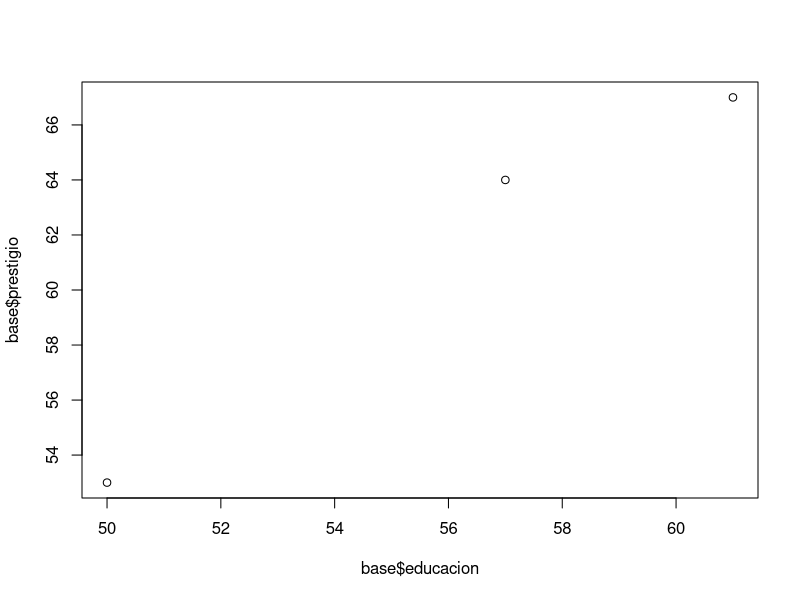
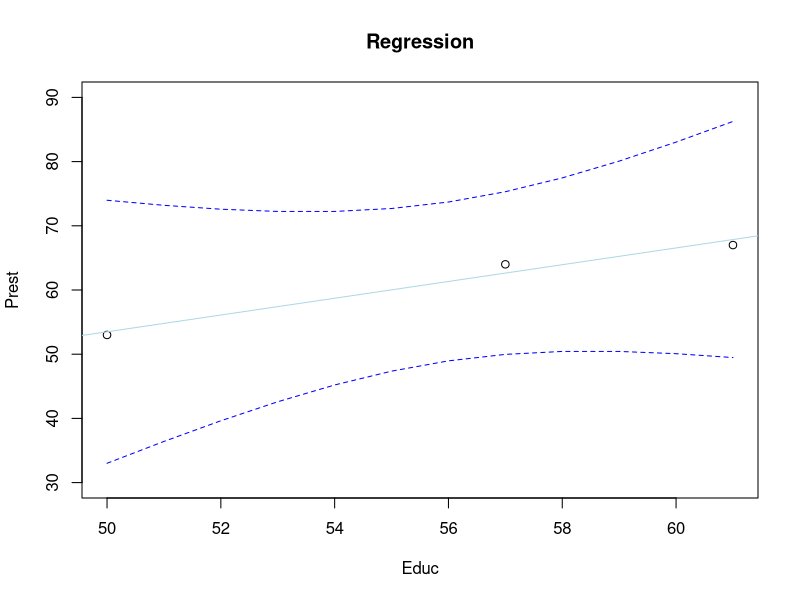

Source code (R) for these figures, in order:
# Introducción a modelos lineales: Qué es OLS?

#######################################################
# Cual es la relacion entre educacion y prestigio? 
#######################################################

# Creemos una base de datos imaginaria
base = data.frame(
        nombre = c("Pedro", "Juan", "Diego"),
        educacion = c(57,50,61), # vector de educacion
        prestigio = c(64,53,67)
        )

base # veamos como se ve nuestra base de datos.

# ahora veamos la relacion que existe entre ambas variables. 
plot(base$educacion,base$prestigio) # Que tipo de relacion es esta? Positiva? Negativa?

# Ahora creemos un modelo, es decir, estimemos beta_1
modelo = lm(prestigio ~ educacion, data = base)

modelo # veamos que nos dice nuestro "modelo"
# interpretacion: Siempre partimos con nuestra X. Por cada unidad que subimos nuestra x (educacion), subimos beta_1 en nuestra y (prestigio). Supongamos que educacion esta medido en meses y prestigio en puntos. Esta sera nuestra unidad de medida. Es decir, si subo un mes de educacion, subo en prestigio 1.306 puntos. (Y ahi esta nuestra relacion positiva).


# a) Por que se llama "modelo"? Pista: esta es la parte mas "artistica" de la estadistica. 
# b) Analogia del mapa.

# cuan bien funciona nuestro modelo? Ocupemos el comando "predict" ("predecir" en espanol).
predict(modelo)
# Aqui vemos lo siguiente

# Lo que observamos:
# Pedro tenia 64, pero nuestro modelo predice 62.63
# Juan tenia 53, pero nuestro modelo predice 53.49
# Diego tenia 67, pero nuestro modelo predice 67.85

# Discutir: Es esto "suficientemente bueno"?

# El concepto de "error". La diferencia entre lo que observamos y lo que modelamos. Derivar algeibraicamente.

#######################################################
# Modelo OLS en matriz.
#######################################################

# vector para el error. Algebra simple...pero con comandos.
base$error <- c(
        base$prestigio[1] - as.numeric(modelo$coefficients[1]) - (base$educacion[1] * as.numeric(modelo$coefficients[2])),
        base$prestigio[2] - as.numeric(modelo$coefficients[1]) - (base$educacion[2] * as.numeric(modelo$coefficients[2])),
        base$prestigio[3] - as.numeric(modelo$coefficients[1]) - (base$educacion[3] * as.numeric(modelo$coefficients[2]))
        )

# vector para el intercepto. Ojo: es un intercepto para todos. Por eso no esta indexado.
base$intercepto <- c(
        as.numeric(
                modelo$coefficients[1]
                )
        )

# vector para el beta. Ojo: es un beta para todos. Por eso no esta indexado.
base$beta1 <- c(
        as.numeric(
                modelo$coefficients[2]
        )
)

base # llamemos al a base.

#######################################################
# Prediccion
#######################################################

x=base$educacion # crea objeto

y=base$prestigio  # crea objeto

lm.out <- lm(y ~ x) # estima modelo de nuevo. el mismo modelo.
newx = seq(min(x),max(x),by = 1) # crea sequencia de numeros para el rango X del grafico
conf_interval <- predict(lm.out, newdata=data.frame(x=newx), interval="confidence",
                         level = 0.95) # usando el modelo estimado, predice (a) distintos valores de educacion NO OBSERVADOS (fit), y el 95% de intervalo de confianza, con "lower bound" o "lwr" (parte de ABAJO del intervalo), y "upper bound" o "upr" (parte de ARRIBA del intervalo).
plot(x, y, xlab="Educ", ylab="Prest", main="Regression", ylim = c(30,90)) # ploteamos
abline(lm.out, col="lightblue") # agregamos linea "fit"
lines(newx, conf_interval[,2], col="blue", lty=2) # lower bound
lines(newx, conf_interval[,3], col="blue", lty=2) # upper bound



#######################################################
# Por que "least squares" ("cuadrados menores"?)
#######################################################

# los betas estimados, minimizan la suma de los "errores cuadrados".
